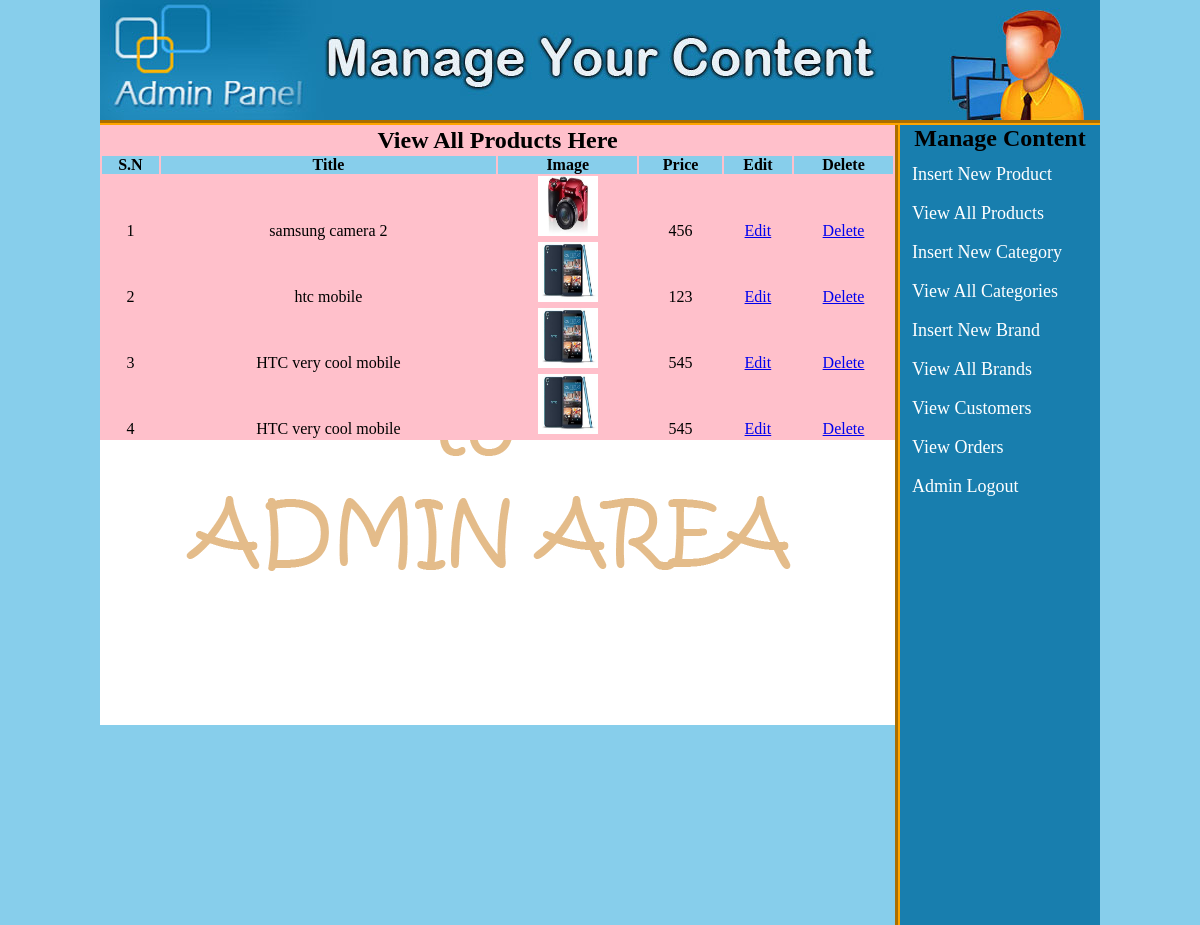
The page /ecommerce/admin_area/index.php?view_products (signed in) on the database its author committed.
### tables this page shows
CREATE TABLE `products` (
  `product_id` int(100) NOT NULL,
  `product_cat` int(100) NOT NULL,
  `product_brand` int(100) NOT NULL,
  `product_title` varchar(255) NOT NULL,
  `product_price` int(100) NOT NULL,
  `product_desc` text NOT NULL,
  `product_image` text NOT NULL,
  `product_keywords` text NOT NULL
);

### ecommerce/admin_area/view_products.php (the view)
<table width="795" align="center" bgcolor="pink">
	<tr align="center">
		<td colspan="6"><h2>View All Products Here</h2></td>
	</tr>
	<tr align="center" bgcolor="skyblue">
		<th>S.N</th>
		<th>Title</th>
		<th>Image</th>
		<th>Price</th>
		<th>Edit</th>
		<th>Delete</th>
	</tr>
	<?php
		include("includes/db.php");
		$get_pro = "select * from products";
		$run_pro = mysqli_query($con, $get_pro);
		$i = 0;
		while ($row_pro = mysqli_fetch_array($run_pro))
		{
			$pro_id = $row_pro['product_id'];
			$pro_title = $row_pro['product_title'];
			$pro_image = $row_pro['product_image'];
			$pro_price = $row_pro['product_price'];
			$i++;
	?>
	<tr align="center">
		<td><?php echo $i?></td>
		<td><?php echo $pro_title?></td>
		<td><img src="product_images/<?php echo $pro_image; ?>" width="60" height="60"></td>
		<td><?php echo $pro_price?></td>
		<td><a href="index.php?edit_pro=<?php echo $pro_id; ?>">Edit</a></td>
		<td><a href="delete_pro.php?delete_pro=<?php echo $pro_id; ?>">Delete</a></td>
	</tr>
	<?php } ?>
</table>

### ecommerce/admin_area/styles/style.css (style rules this page uses)
html, body, div, span, applet, object, iframe, h1, h2, h3, h4, h5, h6, p, blockquote, pre, a, abbr, acronym, address, big, cite, code, del, dfn, em, img, ins, kbd, q, s, samp, small, strike, strong, sub, sup, tt, var, b, u, i, center, dl, dt, dd, ol, ul, li, fieldset, form, label, legend, table, caption, tbody, tfoot, thead, tr, th, td, article, aside, canvas, details, embed, figure, figcaption, footer, header, hgroup, menu, nav, output, ruby, section, summary, time, mark, audio, video { margin: 0; padding: 0; border: 0; vertical-align: baseline; }
body { background: skyblue; }

### rows shown on the page
products: product_title "samsung camera 2", product_image (picture), product_price "456"
products: product_title "htc mobile", product_image (picture), product_price "123"
products: product_title "HTC very cool mobile", product_image (picture), product_price "545"
products: product_title "HTC very cool mobile", product_image (picture), product_price "545"
